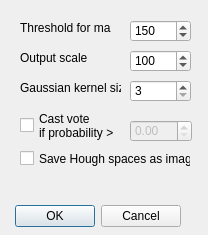
<?xml version="1.0" encoding="UTF-8"?>
<ui version="4.0">
 <class>TestParameters</class>
 <widget class="QDialog" name="TestParameters">
  <property name="geometry">
   <rect>
    <x>0</x>
    <y>0</y>
    <width>208</width>
    <height>235</height>
   </rect>
  </property>
  <property name="sizePolicy">
   <sizepolicy hsizetype="Fixed" vsizetype="Fixed">
    <horstretch>0</horstretch>
    <verstretch>0</verstretch>
   </sizepolicy>
  </property>
  <property name="windowTitle">
   <string>Dialog</string>
  </property>
  <widget class="QDialogButtonBox" name="buttonBox">
   <property name="geometry">
    <rect>
     <x>10</x>
     <y>200</y>
     <width>171</width>
     <height>32</height>
    </rect>
   </property>
   <property name="orientation">
    <enum>Qt::Horizontal</enum>
   </property>
   <property name="standardButtons">
    <set>QDialogButtonBox::Cancel|QDialogButtonBox::Ok</set>
   </property>
  </widget>
  <widget class="QSpinBox" name="edtOutScale">
   <property name="geometry">
    <rect>
     <x>130</x>
     <y>50</y>
     <width>61</width>
     <height>22</height>
    </rect>
   </property>
   <property name="minimum">
    <number>10</number>
   </property>
   <property name="maximum">
    <number>300</number>
   </property>
   <property name="value">
    <number>100</number>
   </property>
  </widget>
  <widget class="QLabel" name="label">
   <property name="geometry">
    <rect>
     <x>20</x>
     <y>50</y>
     <width>71</width>
     <height>16</height>
    </rect>
   </property>
   <property name="text">
    <string>Output scale</string>
   </property>
  </widget>
  <widget class="QLabel" name="label_2">
   <property name="geometry">
    <rect>
     <x>20</x>
     <y>80</y>
     <width>101</width>
     <height>16</height>
    </rect>
   </property>
   <property name="text">
    <string>Gaussian kernel size</string>
   </property>
  </widget>
  <widget class="QSpinBox" name="edtGaussKernel">
   <property name="geometry">
    <rect>
     <x>130</x>
     <y>80</y>
     <width>61</width>
     <height>22</height>
    </rect>
   </property>
   <property name="toolTip">
    <string>% of positive examples that is used for training. Rest is used for validation</string>
   </property>
   <property name="minimum">
    <number>3</number>
   </property>
   <property name="maximum">
    <number>15</number>
   </property>
   <property name="singleStep">
    <number>1</number>
   </property>
   <property name="value">
    <number>3</number>
   </property>
  </widget>
  <widget class="QCheckBox" name="cbCastVoteIfProb">
   <property name="geometry">
    <rect>
     <x>20</x>
     <y>110</y>
     <width>101</width>
     <height>31</height>
    </rect>
   </property>
   <property name="toolTip">
    <string>Use all positive examples that were marked in GUI or detected automatically</string>
   </property>
   <property name="text">
    <string>Cast vote
if probability &gt;</string>
   </property>
   <property name="checked">
    <bool>false</bool>
   </property>
  </widget>
  <widget class="QLabel" name="label_4">
   <property name="geometry">
    <rect>
     <x>20</x>
     <y>20</y>
     <width>91</width>
     <height>16</height>
    </rect>
   </property>
   <property name="text">
    <string>Threshold for max</string>
   </property>
  </widget>
  <widget class="QDoubleSpinBox" name="edtProbToCast">
   <property name="enabled">
    <bool>false</bool>
   </property>
   <property name="geometry">
    <rect>
     <x>130</x>
     <y>120</y>
     <width>62</width>
     <height>22</height>
    </rect>
   </property>
   <property name="singleStep">
    <double>0.010000000000000</double>
   </property>
  </widget>
  <widget class="QSpinBox" name="edtThreshold">
   <property name="geometry">
    <rect>
     <x>130</x>
     <y>20</y>
     <width>61</width>
     <height>22</height>
    </rect>
   </property>
   <property name="minimum">
    <number>50</number>
   </property>
   <property name="maximum">
    <number>255</number>
   </property>
   <property name="value">
    <number>150</number>
   </property>
  </widget>
  <widget class="QCheckBox" name="cbSaveHoughAsImage">
   <property name="geometry">
    <rect>
     <x>20</x>
     <y>150</y>
     <width>171</width>
     <height>17</height>
    </rect>
   </property>
   <property name="text">
    <string>Save Hough spaces as images</string>
   </property>
  </widget>
 </widget>
 <resources/>
 <connections>
  <connection>
   <sender>buttonBox</sender>
   <signal>accepted()</signal>
   <receiver>TestParameters</receiver>
   <slot>accept()</slot>
   <hints>
    <hint type="sourcelabel">
     <x>248</x>
     <y>254</y>
    </hint>
    <hint type="destinationlabel">
     <x>157</x>
     <y>274</y>
    </hint>
   </hints>
  </connection>
  <connection>
   <sender>buttonBox</sender>
   <signal>rejected()</signal>
   <receiver>TestParameters</receiver>
   <slot>reject()</slot>
   <hints>
    <hint type="sourcelabel">
     <x>316</x>
     <y>260</y>
    </hint>
    <hint type="destinationlabel">
     <x>286</x>
     <y>274</y>
    </hint>
   </hints>
  </connection>
 </connections>
</ui>
